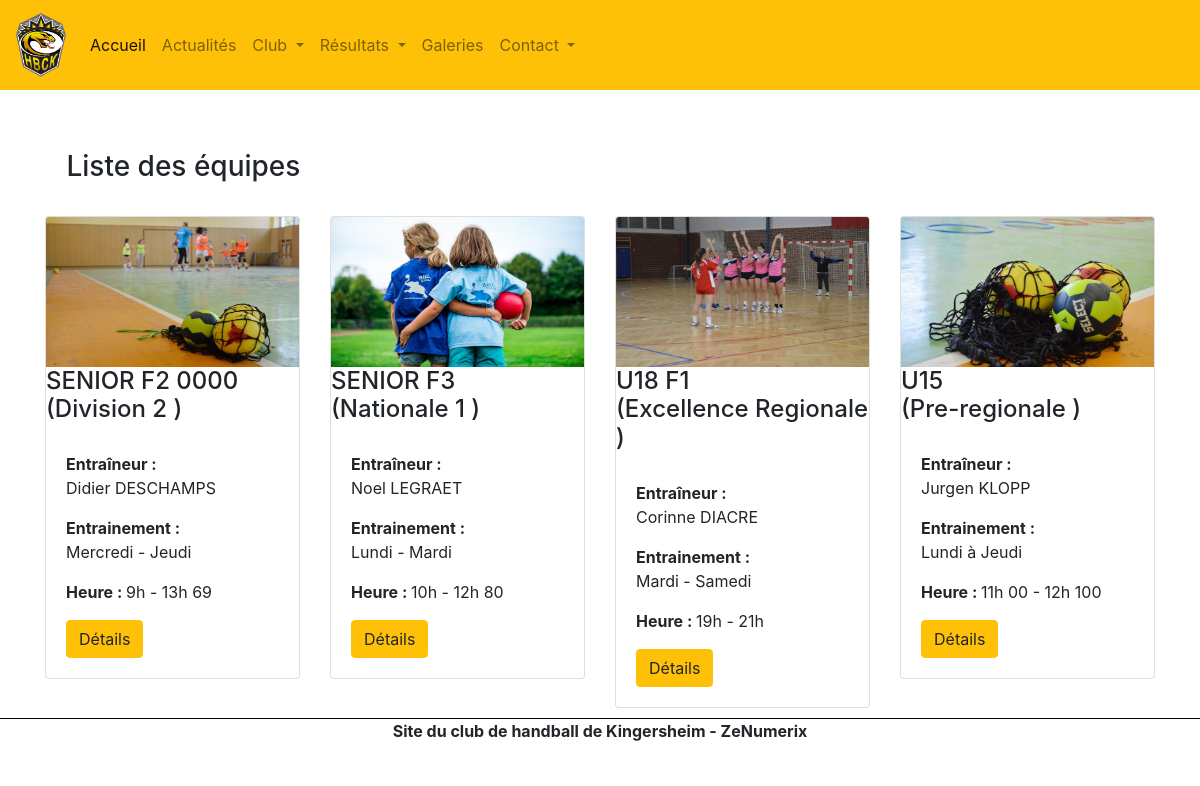
Page /src/body/equipe_liste.php on the committed database.
### tables this page shows
CREATE TABLE `equipe` (
  `equ_id` int(11) NOT NULL,
  `equ_libelle` varchar(255) NOT NULL,
  `equ_widget_id` varchar(255) DEFAULT NULL,
  `equ_categorie` varchar(255) NOT NULL,
  `equ_division` varchar(255) NOT NULL,
  `equ_jour_entrain` varchar(100) DEFAULT NULL,
  `equ_heure_entrain` varchar(100) DEFAULT NULL,
  `equ_created_at` datetime NOT NULL,
  `equ_updated_at` datetime DEFAULT NULL,
  `equ_deleted_at` datetime DEFAULT NULL
);

CREATE TABLE `personne` (
  `per_id` int(11) NOT NULL,
  `per_nom` varchar(255) NOT NULL,
  `per_prenom` varchar(255) DEFAULT NULL,
  `per_date_nais` date DEFAULT NULL,
  `per_lieu_nais` varchar(255) DEFAULT NULL,
  `per_sexe` tinyint(50) NOT NULL,
  `per_mail` varchar(255) NOT NULL,
  `per_mdp` varchar(50) NOT NULL,
  `per_admin` int(1) NOT NULL DEFAULT '0',
  `per_redac` int(1) NOT NULL DEFAULT '0',
  `per_contact_ext` int(1) NOT NULL DEFAULT '0',
  `per_created_at` datetime NOT NULL,
  `per_updated_at` datetime DEFAULT NULL,
  `per_deleted_at` datetime DEFAULT NULL
);

### src/class/EquipeBase.php (called while the page is built, shortened)
<?php
class EquipeBase
{
    public function getEquipeActivesAndEntraineur($db)
    {
        $sql_equAndEntrain = "SELECT equipe.equ_id,equipe.equ_libelle,equipe.equ_widget_id,equipe.equ_categorie,equipe.equ_division,equipe.equ_jour_entrain,equipe.equ_heure_entrain,
        personne.per_id, personne.per_nom, personne.per_prenom FROM equipe
                INNER JOIN lien_per_fon_equ ON equipe.equ_id=lien_per_fon_equ.lpfe_equ_id
                INNER JOIN fonction ON fonction.fon_id=lien_per_fon_equ.lpfe_fon_id
                INNER JOIN personne on personne.per_id=lien_per_fon_equ.lpfe_per_id";
        $rs_equAndEntrain = $db->query($sql_equAndEntrain);
        $tbEquAndEntrain = $rs_equAndEntrain->fetchAll(PDO::FETCH_ASSOC);
        return $tbEquAndEntrain;
    }
}

### src/body/one_equipe.php (the view, shortened to what this page needs)
<div class="col-sm-12 col-md-4 col-lg-3">
    <div class="card" style="margin-bottom: 10px">
        <img class="card-img-top" style="height: 150px" src="../../resources/galerie/<?php echo $incrCard ?>.jpg"
            alt="">
        <h4 class="car-title">
            <?php echo $tbListEquActAndEntrain[$incrCard]['equ_libelle'] . "<br>" . " (" . $tbListEquActAndEntrain[$incrCard]['equ_division'] . " )" ?>
        </h4>
        <div class="card-body">
            <p class="car-text"><strong>Entraîneur :</strong><br>
                <?php echo $tbListEquActAndEntrain[$incrCard]['per_prenom'] . " " . $tbListEquActAndEntrain[$incrCard]['per_nom']; ?>
            </p>
            <p class="car-text"><strong>Entrainement :</strong><br>
                <?php echo $tbListEquActAndEntrain[$incrCard]['equ_jour_entrain']; ?></p>
            <p class="car-text"><strong>Heure :
                </strong><?php echo $tbListEquActAndEntrain[$incrCard]['equ_heure_entrain']; ?>
            </p>
            <a class="btn btn-warning"
                href="equipe_details.php?action=show&idequ=<?php echo $tbListEquActAndEntrain[$incrCard]['equ_id']; ?>">Détails</a>
        </div>
    </div>
</div>

### src/body/equipe_liste.php (shortened to what this page needs)
<?php
require_once '../class/EquipeBase.php';
$o_pdo = new Database();
$o_conn = $o_pdo->makeConnect();
$equipes = new EquipeBase();
$tbListEquActAndEntrain = $equipes->getEquipeActivesAndEntraineur($o_conn);
include('../includes/head.php');
include('../includes/header.php');
?>
<div class="container">
    <h3> <?php
        ?> &ensp; Liste des équipes</h3>
    <br>
    <div class="row">
        <?php for ($incrCard = 1; $incrCard < count($tbListEquActAndEntrain); $incrCard++) {
            include("./one_equipe.php");
        } ?>
    </div>
</div>
<?php
include('../includes/footer.php');
?>

### rows in the picture
equipe: shows a picture, equ_libelle "SENIOR F2 0000", equ_division "Division 2", personne.per_prenom "Didier", personne.per_nom "DESCHAMPS", equ_jour_entrain "Mercredi - Jeudi", equ_heure_entrain "9h - 13h 69"
equipe: shows a picture, equ_libelle "SENIOR F3", equ_division "Nationale 1", personne.per_prenom "Noel", personne.per_nom "LEGRAET", equ_jour_entrain "Lundi - Mardi", equ_heure_entrain "10h - 12h 80"
equipe: shows a picture, equ_libelle "U18 F1", equ_division "Excellence Regionale", personne.per_prenom "Corinne", personne.per_nom "DIACRE", equ_jour_entrain "Mardi - Samedi", equ_heure_entrain "19h - 21h"
equipe: shows a picture, equ_libelle "U15", equ_division "Pre-regionale", personne.per_prenom "Jurgen", personne.per_nom "KLOPP", equ_jour_entrain "Lundi à Jeudi", equ_heure_entrain "11h 00 - 12h 100"
